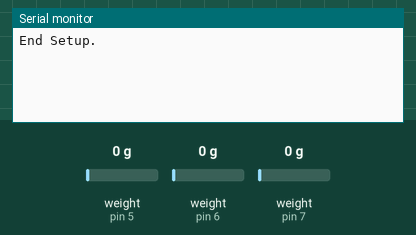
Bench run of a sketch on a simulated Arduino Uno, built with avr-gcc and run on an emulated ATmega328P. On the bench: the last lines printed to the serial monitor. Inputs (shaded band) come from the test bench; at power-on: weight on the scale (sensors on pin 5, pin 6, pin 7) 0 g.

Above: at 4.2 s.
4.3 s: weight on the scale (sensor on pin 5) set to 100 g
At 4.71 s:
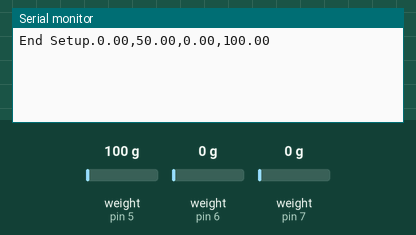
6.6 s: weight on the scale (sensor on pin 6) set to 100 g
At 6.83 s:
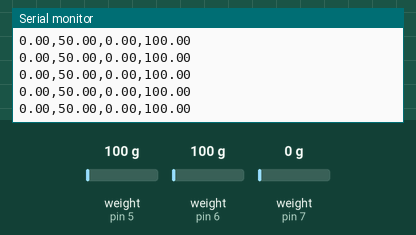
8.1 s: weight on the scale (sensor on pin 7) set to 100 g
At 8.34 s:
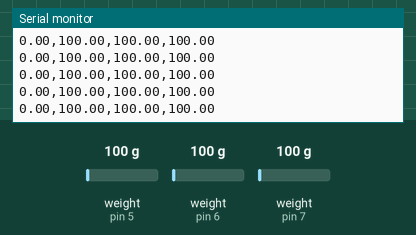
9.6 s: weight on the scale (sensor on pin 5) set to 1250 g
At 9.85 s:
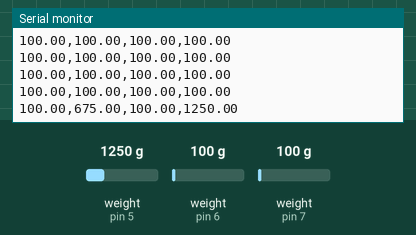
11.1 s: weight on the scale (sensor on pin 6) set to 1250 g
At 11.36 s:
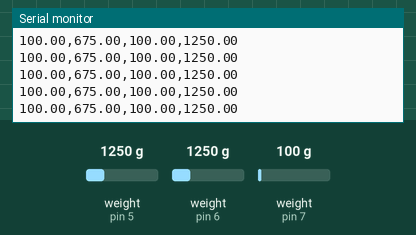
12.6 s: weight on the scale (sensor on pin 7) set to 1250 g
At 12.87 s:
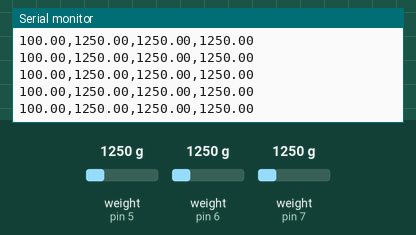
Timing chart, 0 to 15.1 s (numbered marks = the images above; inputs shaded):
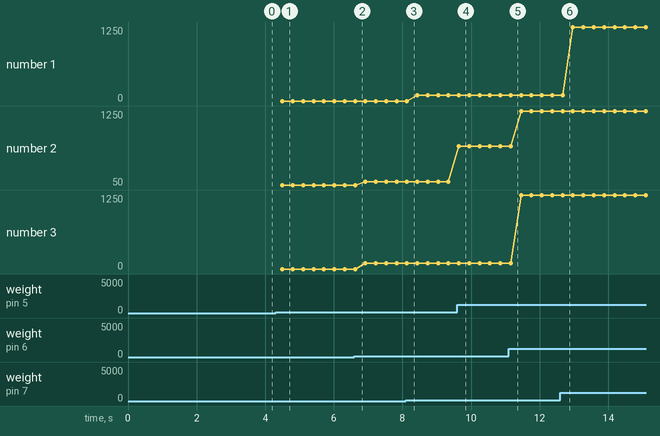

Measured:
- after the input at 4.3 s, the serial monitor: prints a new line after 0.20 s (image 1)
- after the input at 9.6 s, the serial monitor: prints a new line at once (image 4)
- plotted number 2: 100 → 675 after the input at 9.6 s

The sketch:

multiLCRead.ino
```cpp
#include <HX711_ADC.h>

/*
 * Code for Reading multiple loadcells
 */

#include "HX711.h"

// load cell 0 is the thrust load cell
// load cells 1 & 2 are servo load cells


#define VCC3 4 //Set Pin 52 to be additional 5V source
#define GND3 11 //Set Pin 51 to be additional GND source

#define CQ0 8   // Load Cell 0 SCK0
#define DT0 7   // Load Cell 0 DOUT0

#define CQ1 9   // Load Cell 1 SCK1
#define DT1 6   // Load Cell 1 DOUT1

#define CQ2 10  // Load Cell 2 SCK2
#define DT2 5   // Load Cell 2 DOUT2

HX711 tr;       // this section tares the load cell
HX711 tq1;
HX711 tq2;


long clF0 = 14.12;     // Calibration value: Thrust
long clF1 = -4253;  // Calibration value: servoLC1
long clF2 = -1870;      // Calibration value: servoLC2

float trVal;
float tq1P;
float tq2P;
float tqVal;
float tqP;

void setup() {
  Serial.print("Start of Setup");
  Serial.begin(115200);

  pinMode(VCC3, OUTPUT); // Finish process of 52 5V
  digitalWrite(VCC3, HIGH); // Finish process of 52 5V

  pinMode(GND3, OUTPUT); // Finish process of GND
  digitalWrite(GND3, LOW); // Finish process of GND

  tr.begin(DT0, CQ0); //Thrust Load Cell
  tq1.begin(DT1, CQ1); //Servo Load Cells
  tq2.begin(DT2, CQ2); //Servo Load Cells

  tr.set_scale(clF0);
  tq1.set_scale(clF1);
  tq2.set_scale(clF2);

  tr.tare();
  tq1.tare();
  tq2.tare();
  Serial.print("End Setup.");

}

void loop() {
    trVal = tr.get_units(); //Force (N)
    tq1P = tq1.get_units(); //Torque (N*M)
    tq2P = tq2.get_units(); //Torque (N*m)

    tqP = (tq1P + tq2P)/2 ; // Torque
    // tqVal = tqP; // Torque in N.m

    if (trVal == 0 && tqP == 0 && tq1P == 0 && tq2P == 0){
      return ;
    }

    // Get the current time in milliseconds
    unsigned long t = millis();

    // Print values in CSV format with a timestamp
    Serial.print(trVal);
    Serial.print(",");
    Serial.print(tqP);
    Serial.print(",");
    Serial.print(tq1P);
    Serial.print(",");
    Serial.println(tq2P); // Use println to end the line
    //delay(300);
}
```
